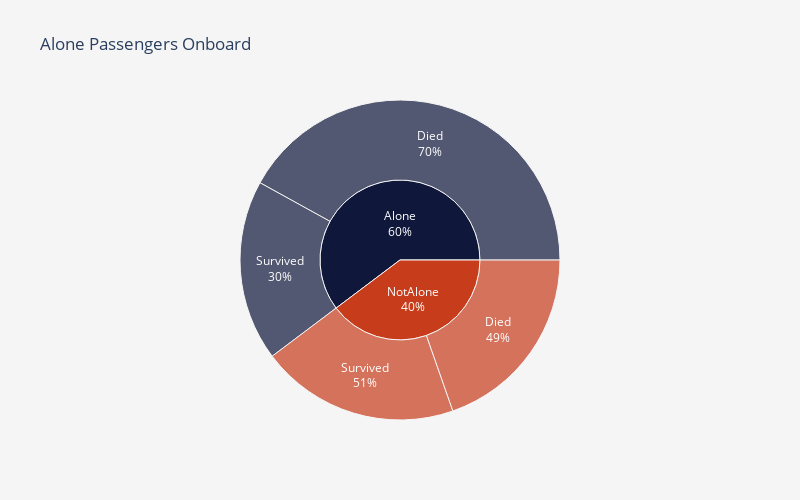

The notebook cell saved with this chart:
### Code cell
df["Survived"] = df["Survived"].map({1: "Survived", 0: "Died"})
df["IsAlone"] = df["IsAlone"].map({True: "Alone", False: "NotAlone"})

fig = px.sunburst(
    data_frame=df,
    title="Alone Passengers Onboard",
    path=["IsAlone", "Survived"],
    color_discrete_sequence=["#0f173b", "#c73c1a"],
    height=500,
    width=800,
)
fig.update_traces(textinfo="label+percent parent", insidetextorientation="horizontal")
fig.update_layout(
    plot_bgcolor=BACKGROUND_COLOR,
    paper_bgcolor=BACKGROUND_COLOR,
)
fig.show()

### Figure 1 — Plotly figure (JSON) as saved in the notebook; plotly's stock layout.template omitted (floating-point values rounded to 4 significant figures)
{"data": [{"branchvalues": "total", "domain": {"x": [0, 1], "y": [0, 1]}, "hovertemplate": "labels=%{label}<br>count=%{value}<br>parent=%{parent}<br>id=%{id}<extra></extra>", "ids": ["Alone/Died", "NotAlone/Died", "Alone/Survived", "NotAlone/Survived", "Alone", "NotAlone"], "insidetextorientation": "horizontal", "labels": ["Died", "Died", "Survived", "Survived", "Alone", "NotAlone"], "name": "", "parents": ["Alone", "NotAlone", "Alone", "NotAlone", "", ""], "textinfo": "label+percent parent", "type": "sunburst", "values": [374, 175, 163, 179, 537, 354]}], "layout": {"height": 500, "legend": {"tracegroupgap": 0}, "paper_bgcolor": "#F6F5F5", "plot_bgcolor": "#F6F5F5", "sunburstcolorway": ["#0f173b", "#c73c1a"], "title": {"text": "Alone Passengers Onboard"}, "width": 800}}
